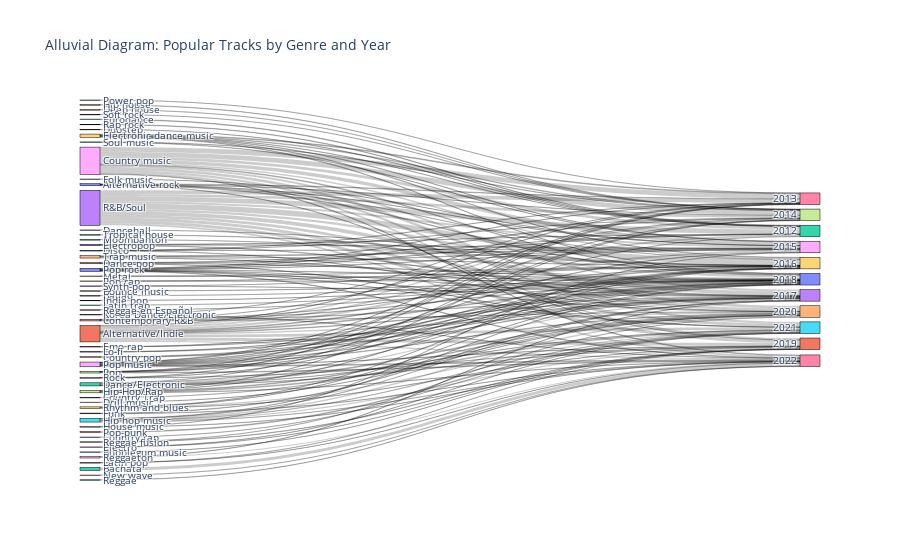

This figure's notebook cell:
### Code cell
# Extract the primary genre (first listed genre in the Genre column)
df["PrimaryGenre"] = df["Genre"].apply(lambda x: x.split(",")[0] if pd.notna(x) else "Unknown")

# Group data by PrimaryGenre and Top100Year
genre_year_counts = df.groupby(["PrimaryGenre", "Top100Year"]).size().reset_index(name="Count")

# Import plotly for the alluvial diagram
import plotly.graph_objects as go

# Create unique labels (genres + years)
genres = list(genre_year_counts["PrimaryGenre"].unique())
years = list(genre_year_counts["Top100Year"].unique())
all_labels = genres + [str(year) for year in years]

# Mapping labels to indices for the Sankey diagram
genre_indices = {genre: i for i, genre in enumerate(genres)}
year_indices = {str(year): i + len(genres) for i, year in enumerate(years)}

# Creating source-target links for the Sankey diagram
source = []
target = []
values = []

for _, row in genre_year_counts.iterrows():
    source.append(genre_indices[row["PrimaryGenre"]])
    target.append(year_indices[str(row["Top100Year"])])
    values.append(row["Count"])

# Generate the alluvial diagram (Sankey plot)
fig = go.Figure(go.Sankey(
    node=dict(
        pad=15,
        thickness=20,
        line=dict(color="black", width=0.5),
        label=all_labels,
    ),
    link=dict(
        source=source,
        target=target,
        value=values,
    )
))

fig.update_layout(title_text="Alluvial Diagram: Popular Tracks by Genre and Year", font_size=10)
fig.show()

### Figure 1 — Plotly figure (JSON) as saved in the notebook; plotly's stock layout.template omitted (floating-point values rounded to 4 significant figures; data arrays with more than 128 entries replaced by an {"elided": "..."} marker saying what was removed)
{"data": [{"link": {"source": {"elided": "164 int values"}, "target": {"elided": "164 int values"}, "value": {"elided": "164 int values"}}, "node": {"label": ["Alternative rock", "Alternative/Indie", "Bachata", "Ballad", "Bounce music", "Bubblegum music", "Contemporary R&B", "Country Trap", "Country music", "Country pop", "Country rap", "Dance-pop", "Dance/Electronic", "Dancehall", "Deep house", "Disco", "Drill music", "Dubstep", "Electro", "Electronic dance music", "Electropop", "Emo rap", "Eurodance", "Folk music", "Funk", "Hip hop music", "Hip house", "Hip-Hop/Rap", "House music", "Indie pop", "Korea Dance/Electronic", "Latin pop", "Latin trap", "Lo-fi", "Metal", "Moombahton", "New wave", "Pop", "Pop music", "Pop rap", "Pop rock", "Pop-punk", "Power pop", "R&B/Soul", "Rap rock", "Reggae", "Reggae en Español", "Reggae fusion", "Reggaeton", "Rhythm and blues", "Rock", "Soft rock", "Soul music", "Synth-pop", "Trap music", "Tropical house", "2013", "2014", "2015", "2016", "2018", "2019", "2012", "2017", "2020", "2021", "2022"], "line": {"color": "black", "width": 0.5}, "pad": 15, "thickness": 20}, "type": "sankey"}], "layout": {"font": {"size": 10}, "title": {"text": "Alluvial Diagram: Popular Tracks by Genre and Year"}}}
